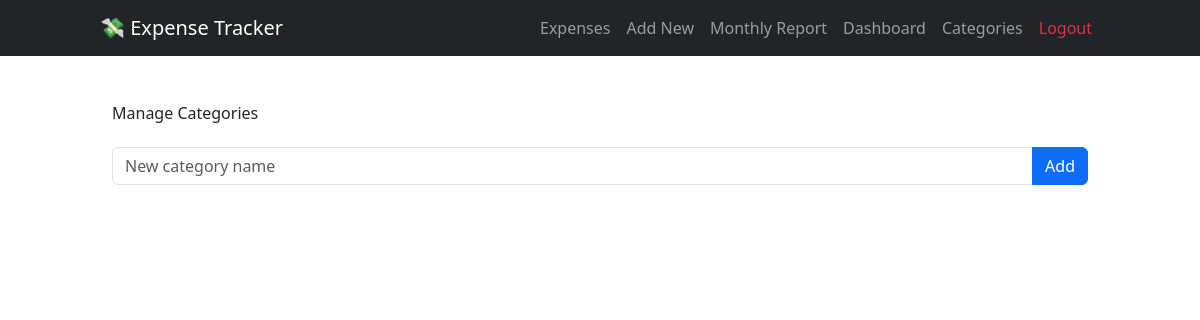
Page /categories/ (signed in) on the earlier database version.
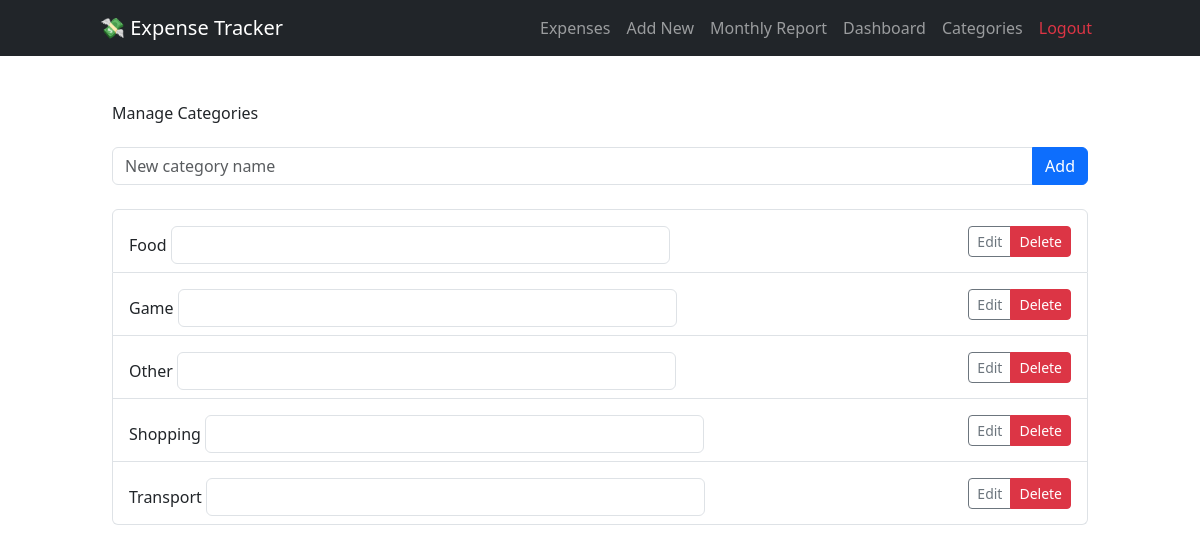
Same page on the later database version.
### expenses/models.py (models this page shows, shortened)
class Category(models.Model):
    name = models.CharField(max_length=100)
    user = models.ForeignKey(User, on_delete=models.CASCADE)
    class Meta:
        unique_together = ('user', 'name')

### expenses/views.py (the view, shortened to what this page needs)
# urls.py: path('categories/', views.manage_categories, name='manage_categories'),
@login_required
def manage_categories(request):
    categories = Category.objects.filter(user=request.user)
    return render(request, 'expenses/manage_categories.html', {'categories': categories})

### expenses/templates/expenses/manage_categories.html (shortened to what this page needs)
{% extends 'expenses/base.html' %}
{% block content %}
<div class="container mt-5">
    <h2 class="mb-4">Manage Categories</h2>
    <div class="input-group mb-4">
        <input type="text" id="new-category-name" class="form-control" placeholder="New category name">
        <button class="btn btn-primary" onclick="addCategory()">Add</button>
    </div>
    <ul id="category-list" class="list-group">
        {% for category in categories %}
        <li id="category-{{ category.id }}" class="list-group-item d-flex justify-content-between align-items-center">
            <div class="flex-grow-1">
                <span class="category-name">{{ category.name }}</span>
                <input type="text" class="edit-input form-control d-inline-block mt-2" style="display:none; width: 60%;">
            </div>
            <div class="btn-group btn-group-sm ms-2">
                <button class="btn btn-outline-secondary" onclick="editCategory({{ category.id }})">Edit</button>
                <button class="btn btn-danger" onclick="deleteCategory({{ category.id }})">Delete</button>
            </div>
        </li>
        {% endfor %}
    </ul>
</div>
{% endblock %}

Differences in the rows shown:
added Category: name "Food"
added Category: name "Game"
added Category: name "Other"
added Category: name "Shopping"
added Category: name "Transport"
